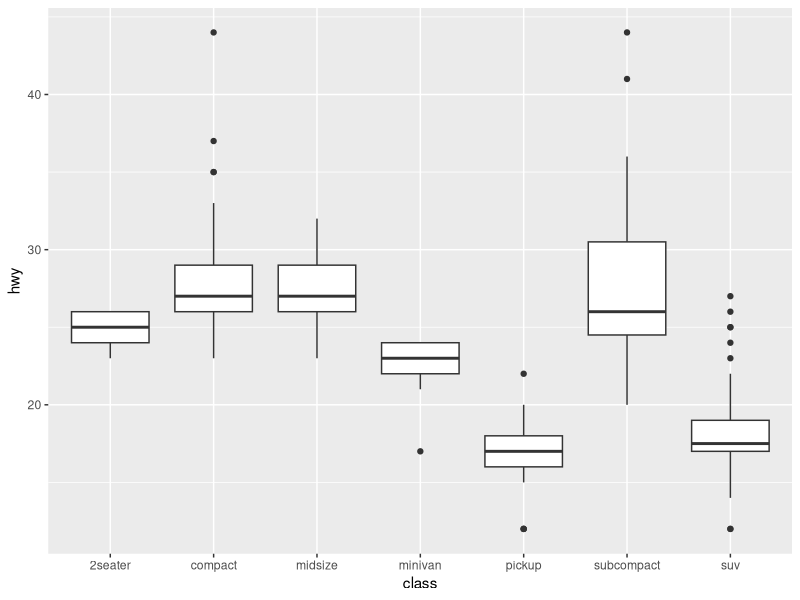
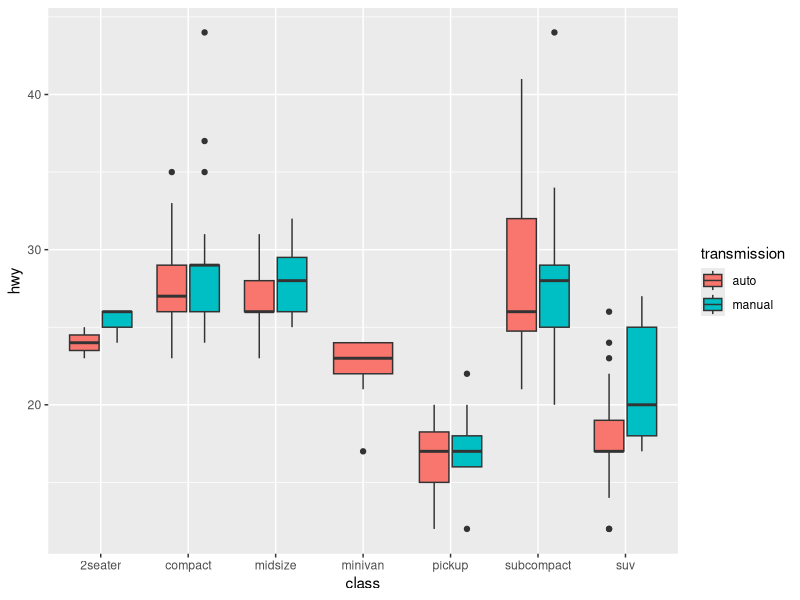
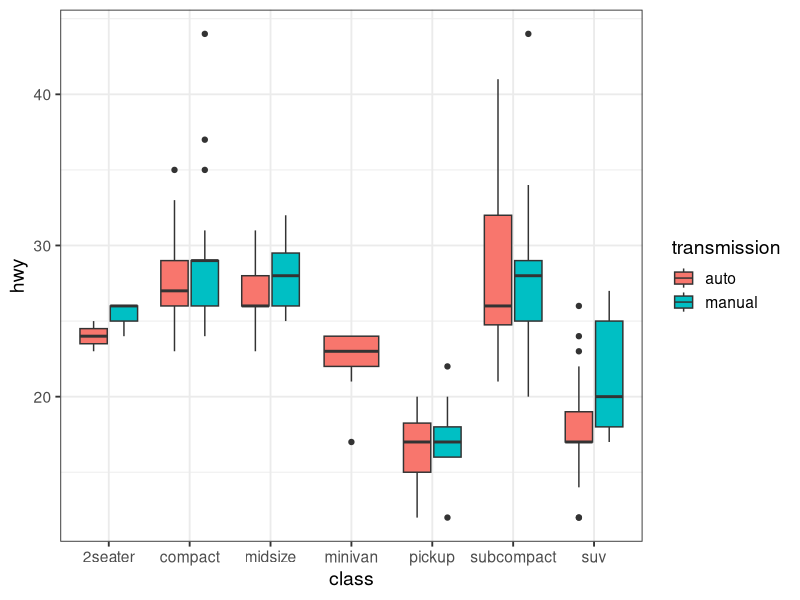
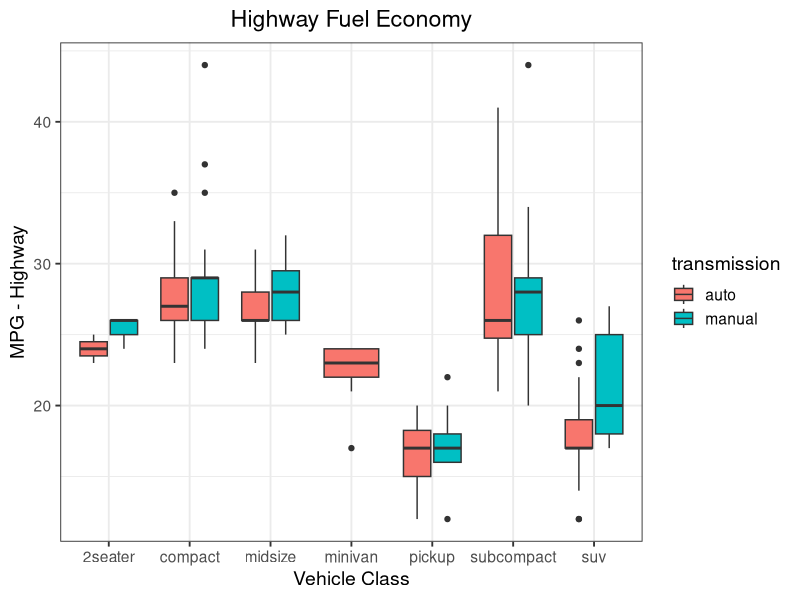

Recreate these plots in R, in order.
## ---- chunk 1
library(ggplot2)
library(dplyr)
library(stringr)
## ---- chunk 2
mpg <- mpg %>% dplyr::mutate(transmission= str_extract(trans, "[:alpha:]*(?=\\()"))
head(mpg)
## ---- chunk 3
ggplot(data=mpg, aes(x = class, y = hwy)) + geom_boxplot()
## ---- chunk 4
mpgbox <- ggplot(data=mpg, aes(x = class, y = hwy, fill = transmission)) + geom_boxplot()
mpgbox
## ---- chunk 5
mpgbox + theme_bw(14)
## ---- chunk 6
mpgbox + theme_bw(14) +
  labs(title = 'Highway Fuel Economy', x='Vehicle Class', y='MPG - Highway') +
  theme(plot.title = element_text(hjust = 0.5))
